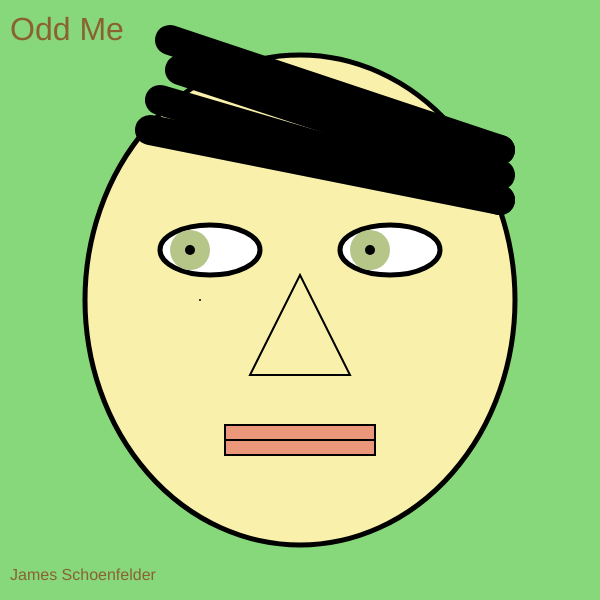
Frame 1 (no input)
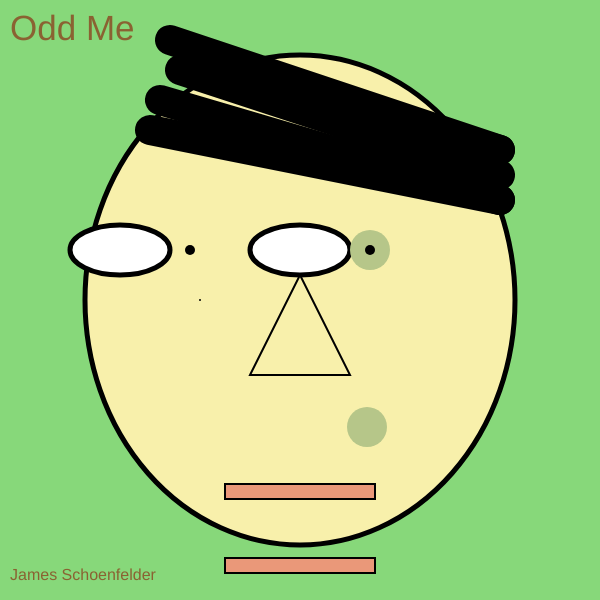
Frame 60 (no input)
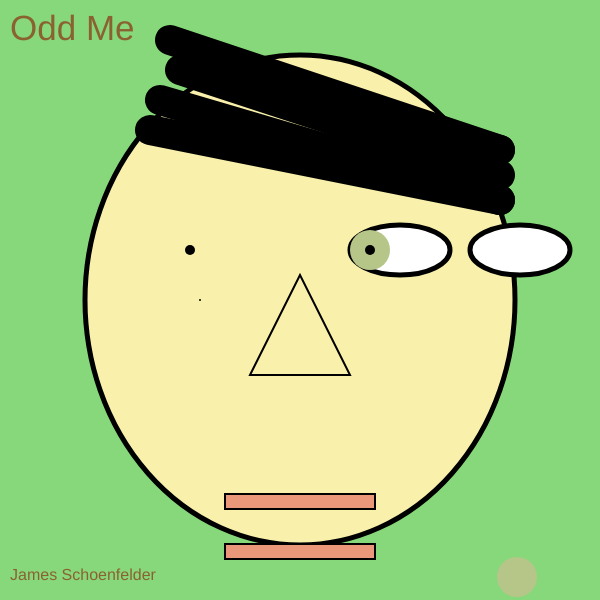
Frame 120 (the mouse pressed at the canvas centre since frame 60)

The p5.js sketch that drew these frames (run headless with seeded random() and noise() and a simulated clock; from frame 60 on, the mouse is pressed at the canvas centre):

// p5.js sketch
// ── sketch.js
function setup()
{
    createCanvas(600, 600);
}

//eye variables
var leyex = 210;
var leyey = 250;
var leyeMovement = Math.floor(Math.random() * 10) + 1;

var reyex = 390;
var reyey = 250;
var reyeMovement = Math.floor(Math.random() * 10) + 1; 


//mouth variables
var umouthx = 225;
var umouthy = 425;
var umouthMovement = Math.floor(Math.random() * 10) + 1;

var lmouthx = 225;
var lmouthy = 440;
var lmouthMovement = Math.floor(Math.random() * 10) + 1;


//diagonal variable
var circlex = 190
var circley = 250
var circleMovement = 3


//title variables
var size = 32;
var count = 0;
var change = 3;


// face
function draw()
{
    background(135,216,122);
    strokeWeight(5);
    fill(248, 240, 171);
    ellipse(300,300,430,490);

    
// eyes
    fill(255,255,255);
    ellipse(leyex,leyey,100,50);
    leyex+=leyeMovement
    if(leyex >= 545 || leyex <= 55)
    {
        leyeMovement *= -1;
    }

    ellipse(reyex,reyey,100,50);
    reyex+=reyeMovement
    if(reyex >= 545 || reyex <= 55)
    {
        reyeMovement *= -1;
    }
    strokeWeight(0);
    fill(182, 198, 137);
    circle(circlex,circley,40);
    circlex+=circleMovement
    circley+=circleMovement
    if(circlex >= 530 || circlex <= 10)
    {
        circleMovement *= -1;
    }
    circle(370,250,40);
    fill(0,0,0);
    circle(190,250,10);
    circle(370,250,10);


// mouth
    strokeWeight(2);
    fill(234, 152, 121);
    rect(umouthx,umouthy,150,15);
    umouthy+=umouthMovement
    if(umouthy >= 585 || umouthy <= 0)
    {
        umouthMovement *= -1;
    }

    rect(lmouthx,lmouthy,150,15);
    lmouthy+=lmouthMovement
    if(lmouthy >= 585 || lmouthy <= 0)
    {
        lmouthMovement *= -1;
    }


// nose
    fill(248, 240, 171)
    triangle(250,375,300,275,350,375);
    point(200,300)


// hair
    strokeWeight(30);
    fill(138, 98, 50);
    line(150,130,500,200);
    line(160,100,500,200);
    line(180,70,500,175);
    line(170,40,500,150);
    line(200,70,500,150);


// name and title
    textSize(size);
    text('Odd Me', 10, 40);
    size+=change;
    count++;
    if(count > 5)
    {
        change *=-1
        count = 0;
    }
    textSize(16);
    text('James Schoenfelder', 10, 580);
}
// ── test.html
<html>

    <head>
        <script src="p5.min.js"></script>
        <script src="sketch.js"></script>
    </head>
    <body>

    </body>
</html>
